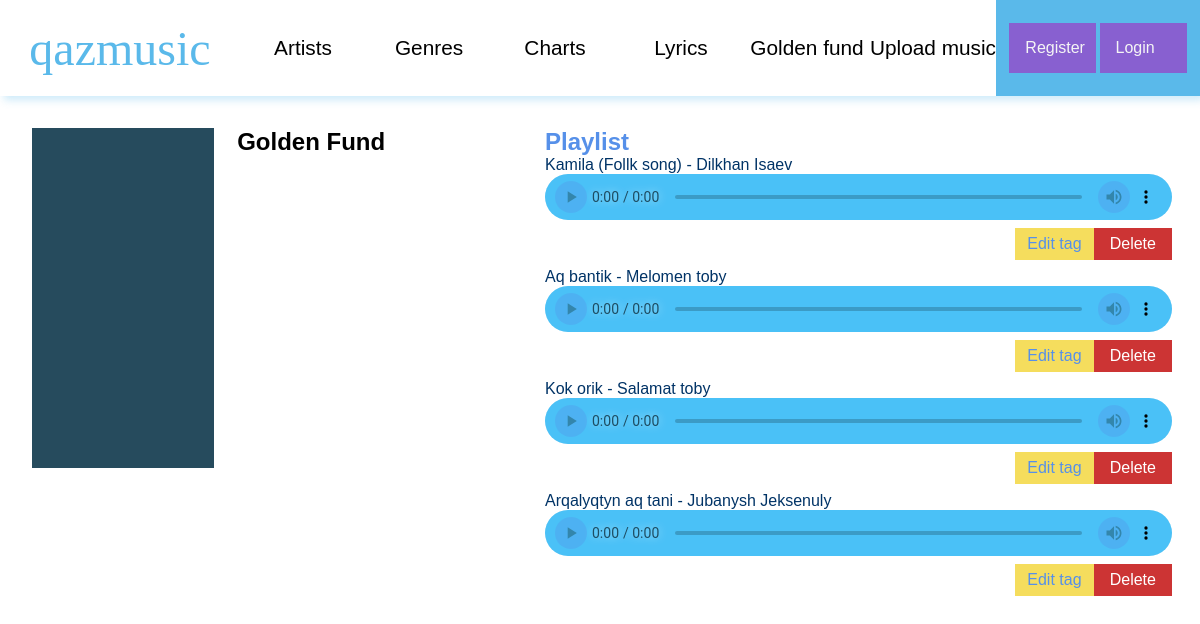
The app's page /archive/golden-fund with its own data.
### qazmusic/models.py (models this page shows, shortened)
class Genres(models.Model):
    title = models.CharField(max_length=50, db_index=True)
    class Meta:
        verbose_name = 'Genre'
        verbose_name_plural = 'Genres'

class Tracks(models.Model):
    title = models.CharField(max_length=255, db_index=True)
    artist = models.ForeignKey(Artists, on_delete=models.CASCADE, null=True)
    file = models.FileField(verbose_name='file', upload_to='tracks/')
    published_date = models.DateField(auto_now=False)
    genre = models.ForeignKey(Genres, on_delete=models.PROTECT, null=True)
    class Meta:
        verbose_name = 'Track'
        verbose_name_plural = 'Tracks'

class Artists(models.Model):
    name = models.CharField(max_length=255, db_index=True)
    surname = models.CharField(max_length=255, db_index=True, null=True)
    repertoire = models.IntegerField(verbose_name='repertoire', null=True)
    photo = models.ImageField(upload_to='photo/', null=True)
    class Meta:
        verbose_name = 'Artist'
        verbose_name_plural = 'Artists'

### qazmusic/views.py (the view)
# urls.py: path('archive/golden-fund', show_archive, name='archive'),
def show_archive(request):
    current_genre = Genres.objects.get(pk=3)
    context = {
        'title': 'Golden fund',
        'header_menu': header_menu,
        'tracks': get_tracks(),
        'artists': get_artists(),
        'genre': current_genre
    }
    return render(request, 'qazmusic/genre_view.html', context=context)

### qazmusic/utils.py (called while the page is built)
def get_tracks():
    get_tracks = Tracks.objects.all()
    return get_tracks

def get_artists():
    get_artists = Artists.objects.all()
    return get_artists

### qazmusic/templates/qazmusic/genre_view.html
{% extends 'qazmusic/base.html' %}
{% load static %}
{% block content %}
    <link rel="stylesheet" href="{% static 'qazmusic/css/artist-view.css' %}">
    <link rel="stylesheet" href="{% static 'qazmusic/css/audio-player.css' %}">
    <main class="artist-view-page">
        <div class="left">
            <div class="artist-card">
                <div class="artist-photo"
                     style="background-color: #264b5d">
                </div>
                <div class="artist-info">
                    <h2>{{ genre.title }}</h2>
                </div>
            </div>
        </div>
        <div class="right">
            <h2>Playlist</h2>
            {% for song in tracks %}
                {% if genre.pk == song.genre_id %}
                    <div class="track-div">
                        <p>{{ song.title }} - {{ song.artist.name }} {{ song.artist.surname }}</p>
                        <audio src="{{ song.file.url }}"
                               controls
                               class="track-audio">
                        </audio>
                        <div>
                            <span>
                                <a class="edit" href="{% url 'update' song.pk %}">Edit tag</a>
                                <a class="delete" href="{% url 'delete_track' song.pk %}">Delete</a>
                            </span>
                        </div>
                    </div>
                {% endif %}
            {% endfor %}
        </div>
    </main>
{% endblock %}

### qazmusic/static/qazmusic/css/style.css (style rules this page uses)
html, body { width: 100%; height: 100vh; font-family: "Mark Pro", sans-serif; margin: 0; padding: 0; }

### qazmusic/static/qazmusic/css/artist-view.css (style rules this page uses)
.artist-view-page { box-sizing: border-box; display: flex; justify-content: space-between; align-items: center; width: 95%; height: 85%; margin: 2rem; }
.left { display: block; width: 40%; height: 100%; }
.left > .artist-card { width: 100%; height: 50%; display: flex; justify-content: space-between; }
.artist-card > .artist-photo { width: 40%; height: 100%; }
.artist-card > .artist-info { width: 55%; height: 100%; padding: 0; }
.artist-info h2 { padding: 0; margin: 0; }
.right { width: 55%; height: 100%; }
.right h2 { padding: 0; margin: 0; color: #5690e9; }
.right .track-div { width: 100%; height: 7rem; display: flex; flex-direction: column; justify-content: space-evenly; }
.track-div p { padding: 0; margin: 0; color: #003366; font-weight: 500; }
.track-div audio { width: 100%; }
.track-div > div { width: 100%; height: auto; display: flex; justify-content: flex-end; align-items: center; }
.track-div > div > span { width: 25%; height: 3rem; display: flex; justify-content: space-between; align-items: center; }
.track-div > div > span > a { width: 5rem; height: 2rem; font-family: inherit; color: white; cursor: pointer; transition: background-color 0.4s ease; text-decoration: none; display: flex; justify-content: center; align-items: center; }
.track-div > div > span > .edit { background-color: #f5dd5d; color: #5690e9; }
.track-div > div > span > .delete { background-color: #CC3434; }

### records on screen
Genres: title "Golden Fund"
Tracks: title "Kamila (Follk song)", artist.name "Dilkhan", artist.surname "Isaev"
Tracks: title "Aq bantik", artist.name "Melomen", artist.surname "toby"
Tracks: title "Kok orik", artist.name "Salamat", artist.surname "toby"
Tracks: title "Arqalyqtyn aq tani", artist.name "Jubanysh", artist.surname "Jeksenuly"

### other values on screen
{{ title }} "Artists" "Genres" "Charts" "Lyrics" "Golden fund" "Upload music"
